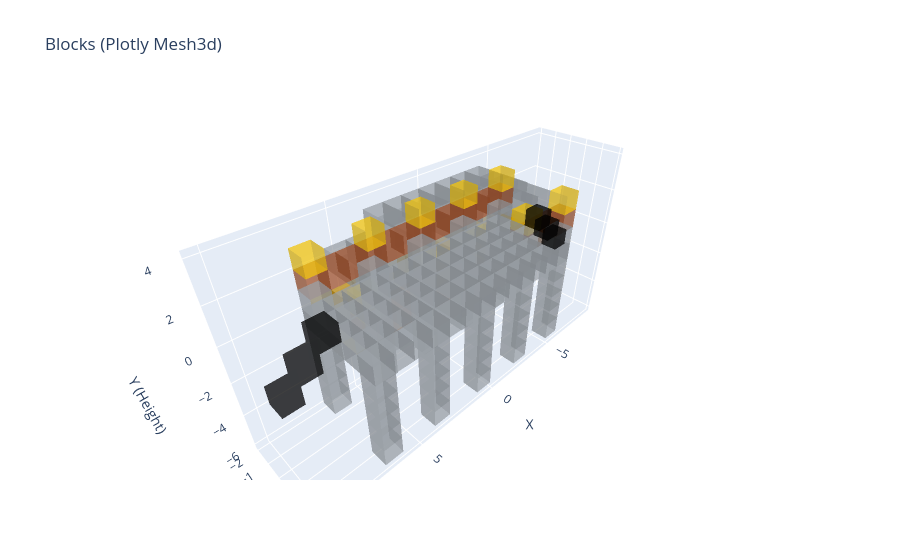

The notebook cell saved with this chart:
### Code cell
import plotly.graph_objects as go

# ── 재료별 색상 (원하는 대로 추가/수정 가능) ──
MAT_COLOR = {
    "stone": "#888888",
    "stone_bricks": "#9aa0a6",
    "dirt": "#8B4513",
    "oak_planks": "#b8860b",
    "oak_fence": "#a0522d",
    "stone_slab": "#b0b0b0",
    "torch": "#f1c40f",
}

def cube_vertices(x, y, z, size=1):
    return [
        (x,     y,     z), (x+size, y,     z), (x+size, y+size, z), (x,     y+size, z),
        (x,     y, z+size), (x+size, y, z+size), (x+size, y+size, z+size), (x,     y+size, z+size)
    ]

def plot_blocks_cubes(coords, title="Blocks (Plotly Mesh3d)", alpha=0.5):
    X, Y, Z = [], [], []
    I, J, K = [], [], []
    facecols = []

    faces = [
        (0,1,2,3), (4,5,6,7), (0,1,5,4),
        (2,3,7,6), (1,2,6,5), (0,3,7,4)
    ]

    for c in coords:
        x, y, z = int(c["x"]), int(c["y"]), int(c["z"])
        mat = c.get("material", "stone")
        color = MAT_COLOR.get(mat, "#000000")  # ← 없는 블록은 검정색으로

        verts = cube_vertices(x, y, z, size=1)
        base = len(X)

        for vx, vy, vz in verts:
            X.append(vx)     # 가로(X)
            Y.append(vz)     # 깊이(MC z → Plotly Y축)
            Z.append(vy)     # 높이(MC y → Plotly Z축)

        for f in faces:
            i0,i1,i2,i3 = [base+fi for fi in f]
            I += [i0, i0]
            J += [i1, i2]
            K += [i2, i3]
            facecols += [color, color]

    fig = go.Figure(data=[go.Mesh3d(
        x=X, y=Y, z=Z, i=I, j=J, k=K,
        facecolor=facecols, opacity=alpha, flatshading=True
    )])

    fig.update_layout(
        title=title,
        scene=dict(
            xaxis_title="X",
            yaxis_title="Z",
            zaxis_title="Y (Height)",
            aspectmode="data"
        )
    )
    fig.show()

# 사용 예:
plot_blocks_cubes(coords)

### Figure 1 — Plotly figure (JSON) as saved in the notebook; plotly's stock layout.template omitted (floating-point values rounded to 4 significant figures; data arrays with more than 128 entries replaced by an {"elided": "..."} marker saying what was removed)
{"data": [{"facecolor": {"elided": "3012 str values"}, "flatshading": true, "i": {"elided": "3012 int values"}, "j": {"elided": "3012 int values"}, "k": {"elided": "3012 int values"}, "opacity": 0.5, "type": "mesh3d", "x": {"elided": "2008 int values"}, "y": {"elided": "2008 int values"}, "z": {"elided": "2008 int values"}}], "layout": {"scene": {"aspectmode": "data", "xaxis": {"title": {"text": "X"}}, "yaxis": {"title": {"text": "Z"}}, "zaxis": {"title": {"text": "Y (Height)"}}}, "title": {"text": "Blocks (Plotly Mesh3d)"}}}
